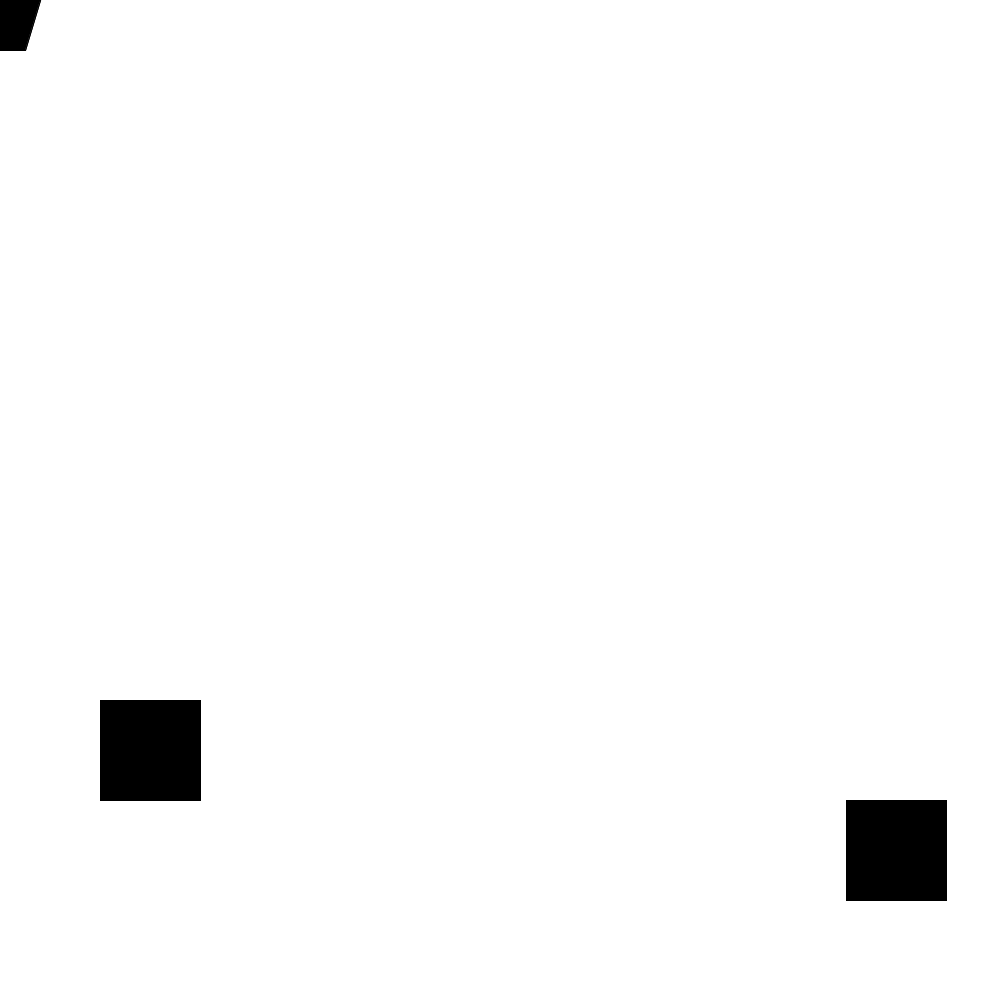
Frame 1 (no input)
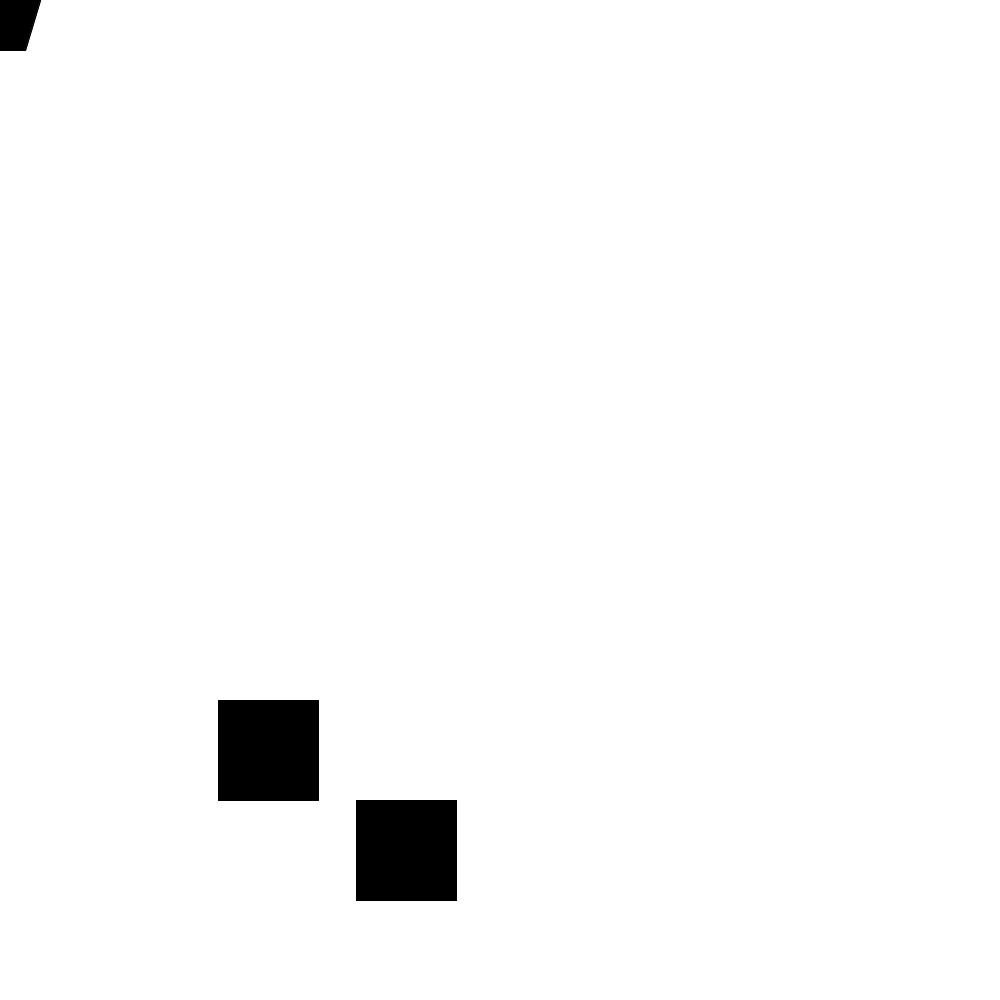
Frame 60 (the mouse pressed at the canvas centre just before this capture)
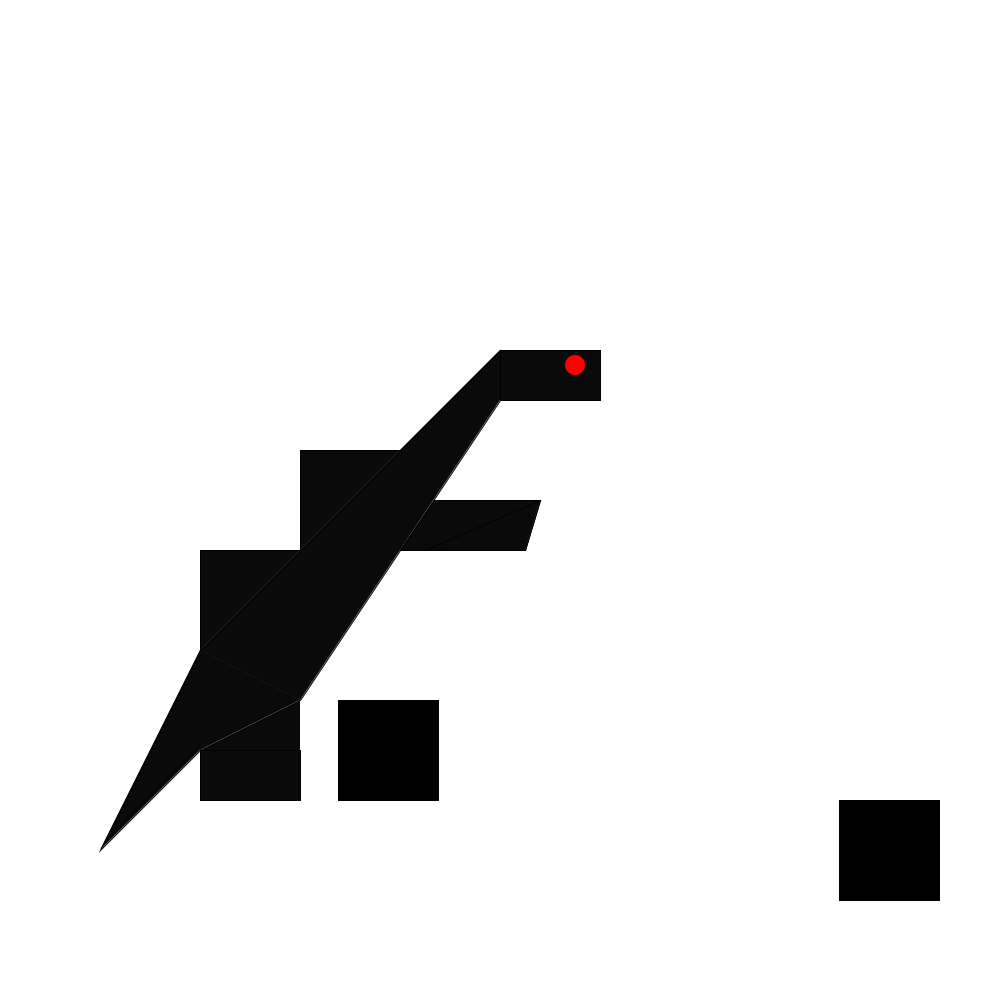
Frame 120 (the mouse held since frame 60 and released just before this capture)

The Processing sketch that drew these frames (run headless with seeded random() and noise(); from frame 60 on, the mouse is pressed at the canvas centre):

// Processing sketch: mydino
// ── mydino.pde
void setup()
{
size(1000,1000);

}

 float x = 0;
 int value;
 int v;

void draw()

{
  
  if (value < 255) {
    x = 0;
{
 
  background(255);
  pushMatrix();
  fill(value);
  stroke(0);
  rect(500+mouseX-500, 100+mouseY-250, 100, 50);

  fill(mouseX,0,0);
  noStroke();
  ellipse(575+mouseX-500, 115+mouseY-250, 20, 20);

  fill(value);
  stroke(0);
  quad(200+mouseX-500, 400+mouseY-250, 500+mouseX-500, 100+mouseY-250, 500+mouseX-500, 150+mouseY-250, 300+mouseX-500, 450+mouseY-250);

  fill(value);
  stroke(0);
  triangle(100+mouseX-500, 600+mouseY-250, 200+mouseX-500, 400+mouseY-250, 200+mouseX-500, 500+mouseY-250);

  fill(value);
  noStroke();
  triangle(200+mouseX-500, 400+mouseY-250, 300+mouseX-500, 450+mouseY-250, 200+mouseX-500, 500+mouseY-250);

  fill(value);
  stroke(0);
  rect(200+pmouseX-500, 500+pmouseY-250, 100, 50);

  fill(value);
  noStroke();
  triangle(200+mouseX-500, 500+mouseY-250, 300+mouseX-500, 450+mouseY-250, 300+mouseX-500, 500+mouseY-250);

  fill(value);
  stroke(0);
  quad(434+mouseX-500, 250+mouseY-250, 540+mouseX-500, 250+mouseY-250, 525+mouseX-500, 300+mouseY-250, 400+mouseX-500, 300+mouseY-250);

  fill(value);
  stroke(0);
  quad(425+mouseX-500, 300+mouseY-250, 540+mouseX-500, 250+mouseY-250, 525+mouseX-500, 300+mouseY-250, 400+mouseX-500, 300+mouseY-250);

  fill(value);
  stroke(0);
  triangle(300+mouseX-500, 300+mouseY-250, 300+mouseX-500, 200+mouseY-250, 400+mouseX-500, 200+mouseY-250);

  fill(value);
  stroke(0);
  triangle(200+mouseX-500, 300+mouseY-250, 200+mouseX-500, 400+mouseY-250, 300+mouseX-500, 300+mouseY-250);
  popMatrix();
  
  fill(0);
  rect(200+random(1000),800,100,100);
  rect(100+v,700,100,100);
   v=v+2;
   if(v==950)
   {
     v=0;
   }
}
  }
}

 
  


void mousePressed() 
{
 value = value +10;
}

void mouseReleased()
{
  
}

void mouseClicked()
{
  println("take me to your leadeeeeeerr!!!");
}
